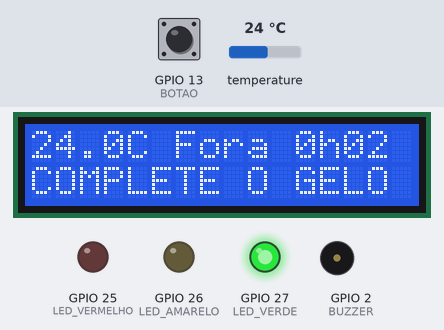
The sketch below on a simulated ESP32. Shown: 16×2 character LCD, output pins drawn as LEDs (lit = HIGH), buzzer (waves = sounding). Dashed ring = blinking. The inputs (shaded band) are chosen by the test bench; at power-on: temperature 24 °C, GPIO 13 (BOTAO) HIGH. WiFi joins after 1.5 s; servers stay silent unless stated; what the sketch prints to the serial monitor is not drawn.

Above: at 1.6 s.
1.7 s: temperature set to 4 °C
At 2.6 s:
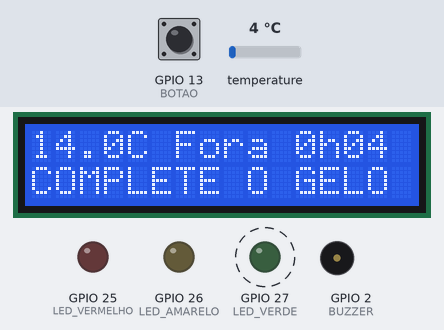
5.9 s: GPIO 13 (BOTAO) pulled LOW for 1 s
At 7.3 s:
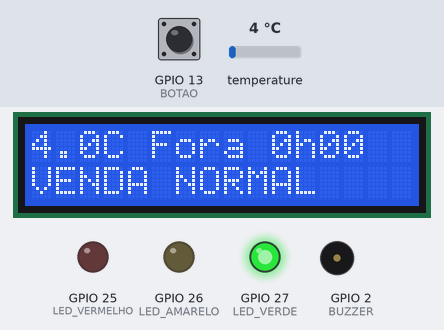
8.4 s: temperature set to 6 °C
At 10.12 s:
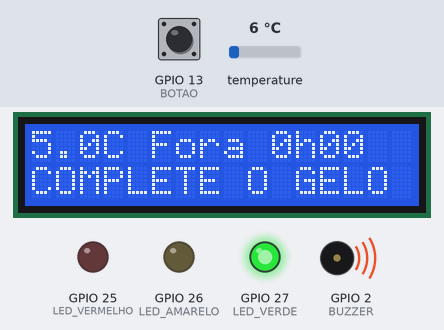
11.5 s: GPIO 13 (BOTAO) pulled LOW for 0.15 s
At 11.84 s:
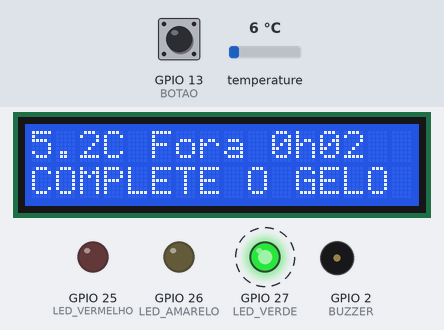
12.2 s: temperature set to 12 °C
At 13.44 s:
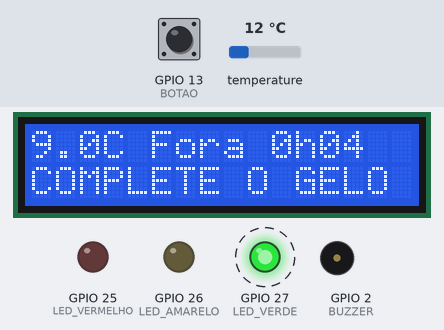
Timing chart, 0 to 15.5 s (numbered marks = the images above; inputs shaded):
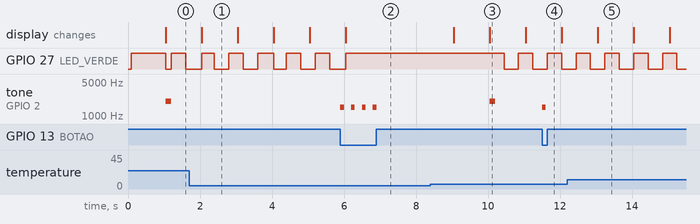

Measured:
- after the input at 5.9 s, tone on GPIO 2 (BUZZER): alternates 1500 Hz for 0.10 s and silent for 0.20 s, 8 changes in all, then stays silent, starting at once; the display: changes after 0.14 s (image 2)
- after the input at 8.4 s, GPIO 27 (LED_VERDE): HIGH → LOW after 2.0 s, → HIGH 0.40 s later, → LOW 0.40 s later; tone on GPIO 2 (BUZZER): silent → 2000 Hz after 1.6 s, → silent 0.15 s later; the display: first changes after 0.64 s (image 3 shows a later state)
- after the input at 11.5 s, tone on GPIO 2 (BUZZER): silent → 1500 Hz at once, → silent 0.10 s later
- by itself, GPIO 27 (LED_VERDE): alternates HIGH for 0.40 s and LOW for 0.40 s
- what the display in image 1 shows lasts 1.0 s, from 2.0 s to 3.0 s

The sketch:

sketch.ino
```cpp
// Xepa Certa - GS 2026.2 CitizenTech - Edge Computing
// Time SafeTech
// Pedro Thyago de Araujo Santos - RM 570939
// Pedro Passos Corsini - RM 573493
// Daniel Gomes Torres - RM 573436
// Henrique Lira - RM 571009
//
// Sensor na caixa termica do feirante. Soma o tempo que o produto
// ficou acima de 5 C (regra das 2h/4h) e decide sozinho o que fazer,
// mesmo sem internet. Com wifi, manda os dados pro ThingSpeak.

#include <Wire.h>
#include <WiFi.h>
#include <HTTPClient.h>
#include <OneWire.h>
#include <DallasTemperature.h>
#include <LiquidCrystal_I2C.h>

#define PINO_SENSOR 4
#define LED_VERDE 27
#define LED_AMARELO 26
#define LED_VERMELHO 25
#define BUZZER 2
#define BOTAO 13

const float LIMITE_FRIO_C = 5.0;
const float XEPA_APOS_MIN = 120;      // 2h fora do frio
const float DESCARTE_APOS_MIN = 240;  // 4h fora do frio
const float AVISO_GELO_MIN = 15;      // avisa 15 min antes de passar de 5 C
const float TEMP_MIN_VALIDA = -30;
const float TEMP_MAX_VALIDA = 60;
const int LEITURAS_INVALIDAS_PARA_ERRO = 3;
const int JANELA_MEDIA = 5;

// 1 segundo da simulacao vale 2 minutos, pra caber as 4h no video.
// Na caixa de verdade isso seria 1.
constexpr float FATOR_TEMPO = 120;

// a taxa compara com a leitura de uns 5 minutos atras
constexpr int JANELA_TAXA = 5 * 60 / FATOR_TEMPO + 0.5;

const char* THINGSPEAK_KEY = "COLOQUE_SUA_WRITE_API_KEY";

enum Estado { NORMAL, GELO, XEPA, DESCARTE, SEM_LEITURA };

OneWire oneWire(PINO_SENSOR);
DallasTemperature sensor(&oneWire);
LiquidCrystal_I2C lcd(0x27, 16, 2);

Estado estado = NORMAL;
Estado estadoAnterior = SEM_LEITURA;

float leituras[JANELA_MEDIA];
int qtdLeituras = 0, posLeitura = 0;
float hist[JANELA_TAXA];
int qtdHist = 0, posHist = 0;

float temp = 0;
float media = 0;
float taxa = 0;         // C por hora
float minutosFora = 0;
int errosSeguidos = 0;

unsigned long tLeitura = 0, tPisca = 0, tEnvio = 0, tAlarme = 0, tBotao = 0;
bool pisca = false;

// fila de bipes, pra tocar 2 ou 3 seguidos sem usar delay
int bipesFaltando = 0, freqBip = 0, duracaoBip = 0;
unsigned long tProxBip = 0;

// liga os pinos, o display, o sensor e o wifi
void setup() {
  Serial.begin(115200);

  pinMode(LED_VERDE, OUTPUT);
  pinMode(LED_AMARELO, OUTPUT);
  pinMode(LED_VERMELHO, OUTPUT);
  pinMode(BUZZER, OUTPUT);
  pinMode(BOTAO, INPUT_PULLUP);

  Wire.begin(22, 21);  // SDA no 22, SCL no 21
  lcd.init();
  lcd.backlight();
  lcd.print("Xepa Certa");

  sensor.begin();
  sensor.setWaitForConversion(false);  // pra nao travar o loop
  sensor.requestTemperatures();

  WiFi.begin("Wokwi-GUEST", "", 6);  // nao espera conectar, funciona offline

  Serial.println("Xepa Certa ligada");
}

// a cada 1 s le o sensor e decide o estado; LEDs e buzzer rodam sempre; a cada 20 s envia os dados
void loop() {
  unsigned long agora = millis();

  verificarBotao(agora);

  if (agora - tLeitura >= 1000) {
    float seg = (agora - tLeitura) / 1000.0;
    tLeitura = agora;

    lerSensor(seg);
    estado = decidirEstado();

    if (estado != estadoAnterior) {
      mudouEstado(agora);
      estadoAnterior = estado;
    }

    atualizarDisplay();
    mostrarSerial();
  }

  atualizarLeds(agora);
  atualizarBuzzer(agora);

  if (agora - tEnvio >= 20000) {  // ThingSpeak so aceita a cada 15 s
    tEnvio = agora;
    enviarThingSpeak();
  }
}

// le a temperatura, ignora leitura impossivel e soma o tempo acima de 5 C
void lerSensor(float seg) {
  float t = sensor.getTempCByIndex(0);
  sensor.requestTemperatures();

  // -127 = sensor solto, 85 = erro do DS18B20 ao ligar
  if (t == DEVICE_DISCONNECTED_C || t == 85.0 || t < TEMP_MIN_VALIDA || t > TEMP_MAX_VALIDA) {
    errosSeguidos++;
    Serial.print("Leitura invalida ignorada: ");
    Serial.println(t);
    return;
  }

  errosSeguidos = 0;
  temp = t;
  media = suavizar(t);
  taxa = calcularTaxa(media);

  if (media > LIMITE_FRIO_C) {
    minutosFora += seg * FATOR_TEMPO / 60.0;
  }
}

// media das ultimas 5 leituras, pra evitar alarme falso por ruido
float suavizar(float valor) {
  leituras[posLeitura] = valor;
  posLeitura = (posLeitura + 1) % JANELA_MEDIA;
  if (qtdLeituras < JANELA_MEDIA) qtdLeituras++;

  float soma = 0;
  for (int i = 0; i < qtdLeituras; i++) soma += leituras[i];
  return soma / qtdLeituras;
}

// quantos graus por hora a caixa esta esquentando, comparando com uns 5 min atras
float calcularTaxa(float m) {
  float resultado = 0;

  if (qtdHist == JANELA_TAXA) {
    float minutos = JANELA_TAXA * FATOR_TEMPO / 60.0;
    resultado = (m - hist[posHist]) / minutos * 60.0;
  }

  hist[posHist] = m;
  posHist = (posHist + 1) % JANELA_TAXA;
  if (qtdHist < JANELA_TAXA) qtdHist++;

  return resultado;
}

// quanto falta pras 4h fora do frio
int minutosRestantes() {
  return max(0, (int)(DESCARTE_APOS_MIN - minutosFora));
}

// regra 2h/4h: sem leitura, descarte, xepa, gelo e normal, nessa ordem de prioridade
Estado decidirEstado() {
  if (errosSeguidos >= LEITURAS_INVALIDAS_PARA_ERRO) return SEM_LEITURA;
  if (errosSeguidos > 0) return estado;  // 1 ou 2 erros: segura o estado

  if (minutosFora >= DESCARTE_APOS_MIN) return DESCARTE;
  if (minutosFora >= XEPA_APOS_MIN) return XEPA;
  if (media > LIMITE_FRIO_C) return GELO;

  if (taxa > 0) {
    float faltam = (LIMITE_FRIO_C - media) / taxa * 60.0;
    if (faltam <= AVISO_GELO_MIN) return GELO;
  }

  return NORMAL;
}

// cada estado acende um LED; no gelo o verde pisca e sem leitura pisca os tres
void atualizarLeds(unsigned long agora) {
  if (agora - tPisca >= 400) {
    tPisca = agora;
    pisca = !pisca;
  }

  bool vd = false, am = false, vm = false;

  switch (estado) {
    case NORMAL:      vd = true; break;
    case GELO:        vd = pisca; break;
    case XEPA:        am = true; break;
    case DESCARTE:    vm = true; break;
    case SEM_LEITURA: vd = am = vm = pisca; break;
  }

  digitalWrite(LED_VERDE, vd);
  digitalWrite(LED_AMARELO, am);
  digitalWrite(LED_VERMELHO, vm);
}

// agenda os bipes, que o atualizarBuzzer toca sem travar o loop
void bipar(int qtd, int freq, int duracao) {
  bipesFaltando = qtd;
  freqBip = freq;
  duracaoBip = duracao;
  tProxBip = millis();
}

// cada estado tem um som diferente
void tocarAlarme() {
  switch (estado) {
    case GELO:        bipar(1, 2000, 150); break;   // bipe curto
    case XEPA:        bipar(2, 1200, 150); break;   // dois bipes, so ao entrar
    case DESCARTE:    bipar(3, 600, 200); break;    // tres bipes
    case SEM_LEITURA: bipar(1, 300, 1000); break;   // bipe longo
    default: break;
  }
}

// gelo e sem leitura repetem o aviso a cada 10 s, descarte a cada 5 s
void atualizarBuzzer(unsigned long agora) {
  if (estado == GELO || estado == SEM_LEITURA) {
    if (agora - tAlarme >= 10000) {
      tAlarme = agora;
      tocarAlarme();
    }
  }
  if (estado == DESCARTE && agora - tAlarme >= 5000) {
    tAlarme = agora;
    tocarAlarme();
  }

  if (bipesFaltando > 0 && agora >= tProxBip) {
    tone(BUZZER, freqBip, duracaoBip);
    bipesFaltando--;
    tProxBip = agora + duracaoBip + 150;
  }
}

// toca o aviso e registra no Serial quando o estado muda
void mudouEstado(unsigned long agora) {
  tAlarme = agora;
  tocarAlarme();

  Serial.print(">> ");
  Serial.println(nomeEstado(estado));
}

// linha 1: temperatura e tempo fora do frio; linha 2: estado
void atualizarDisplay() {
  lcd.clear();

  if (estado == SEM_LEITURA) {
    lcd.print("SEM LEITURA");
    lcd.setCursor(0, 1);
    lcd.print("confira o sensor");
    return;
  }

  lcd.print(media, 1);
  lcd.print("C Fora ");
  lcd.print(formatarTempo(minutosFora));
  lcd.setCursor(0, 1);
  lcd.print(nomeEstado(estado));
}

// uma linha por segundo no Serial Monitor pra acompanhar a simulacao
void mostrarSerial() {
  if (estado == SEM_LEITURA) return;

  Serial.print("temp ");
  Serial.print(temp, 1);
  Serial.print(" | media ");
  Serial.print(media, 1);
  Serial.print(" | taxa ");
  Serial.print(taxa, 1);
  Serial.print(" C/h | fora ");
  Serial.print(formatarTempo(minutosFora));
  Serial.print(" | ");
  Serial.println(nomeEstado(estado));
}

// minutos no formato 1h05
String formatarTempo(float minutos) {
  int h = (int)minutos / 60;
  int m = (int)minutos % 60;
  return String(h) + "h" + (m < 10 ? "0" : "") + String(m);
}

// texto de cada estado pro display e pro Serial
String nomeEstado(Estado e) {
  switch (e) {
    case NORMAL:      return "VENDA NORMAL";
    case GELO:        return "COMPLETE O GELO";
    case XEPA:        return "HORA DA XEPA";
    case DESCARTE:    return "DESCARTE";
    case SEM_LEITURA: return "SEM LEITURA";
  }
  return "";
}

// "Nova carga": o feirante aperta quando coloca produto novo e a conta zera
void verificarBotao(unsigned long agora) {
  if (digitalRead(BOTAO) == LOW && agora - tBotao > 300) {
    tBotao = agora;
    minutosFora = 0;
    qtdLeituras = posLeitura = 0;
    qtdHist = posHist = 0;
    taxa = 0;
    bipar(1, 1500, 100);
    Serial.println(">> Nova carga, contagem zerada");
  }
}

// field1 temp, field2 minutos fora, field3 estado (0 a 4), field4 taxa, field5 minutos restantes
void enviarThingSpeak() {
  if (WiFi.status() != WL_CONNECTED) {
    Serial.println("Sem wifi, seguindo offline");
    return;
  }

  String url = "http://api.thingspeak.com/update?api_key=" + String(THINGSPEAK_KEY);
  url += "&field1=" + String(media, 1);
  url += "&field2=" + String((int)minutosFora);
  url += "&field3=" + String((int)estado);
  url += "&field4=" + String(taxa, 1);
  url += "&field5=" + String(minutosRestantes());

  HTTPClient http;
  http.begin(url);
  int codigo = http.GET();
  http.end();

  if (codigo == 200) {
    Serial.println("ThingSpeak: enviado");
  } else {
    Serial.print("ThingSpeak: falhou (");
    Serial.print(codigo);
    Serial.println(")");
  }
}
```
